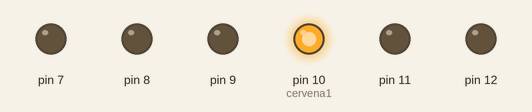
Recording of a sketch running on a simulated Arduino Uno, built with avr-gcc and run on an emulated ATmega328P. Shown: output pins drawn as LEDs (lit = HIGH).

Above: at 0.1 s.
Timing chart, 0 to 1.6 s (numbered marks = the images above):
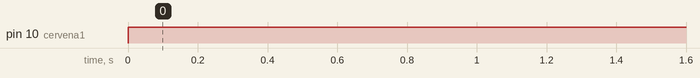

The sketch:

led.ino
```cpp
#define cervena1 10
#define oranzova1 13
#define zelena1 14
#define cervena2 15
#define oranzova2 16
#define zelena2 17

void setup()
{
  for(int i = 7; i<=12; i++)
    {
      pinMode(i, OUTPUT);
      digitalWrite(i, LOW);
    }
}

void loop()
  {
    digitalWrite(cervena1, HIGH);
    digitalWrite(zelena1, HIGH);
    digitalWrite(oranzova1, HIGH);
    digitalWrite(cervena2, HIGH);
    digitalWrite(zelena2, HIGH);
  }
```

Measured:
- by itself, pin 10 (cervena1): LOW → HIGH at 0.00 s
